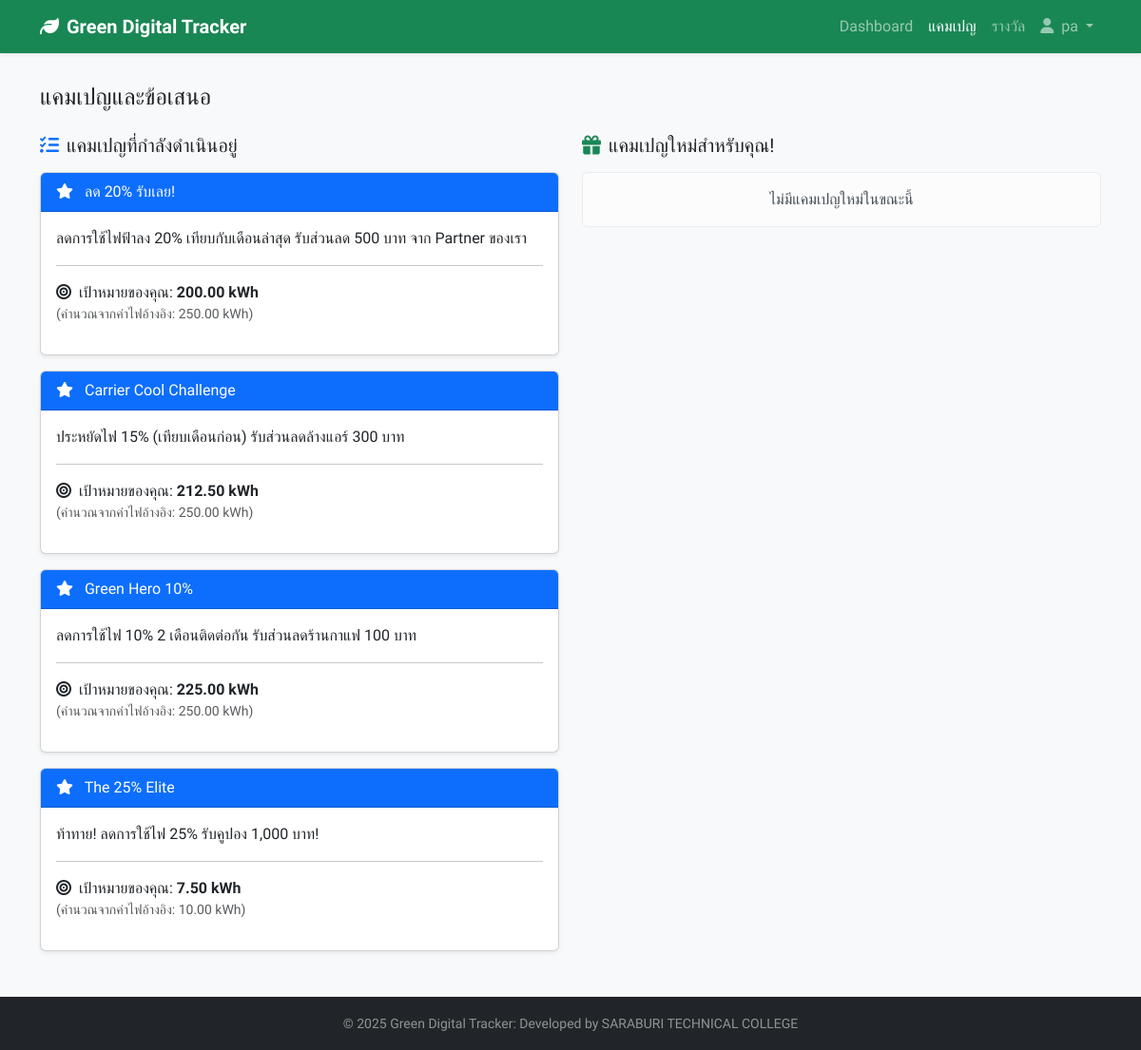
Page /campaigns.php (signed in) on the committed database.
### tables this page shows
CREATE TABLE `user_campaigns` (
  `uc_id` int(11) NOT NULL COMMENT 'ID อัตโนมัติ (Primary Key) ของการเข้าร่วม',
  `u_id` int(11) NOT NULL COMMENT 'ID ของผู้ใช้ (Foreign Key จากตาราง users)',
  `c_id` int(11) NOT NULL COMMENT 'ID ของแคมเปญ (Foreign Key จากตาราง campaigns)',
  `uc_baseline_kwh` decimal(10,2) NOT NULL COMMENT 'ค่าไฟอ้างอิง (Baseline) ณ วันที่กดรับ (เช่น 500 kWh)',
  `uc_target_kwh` decimal(10,2) NOT NULL COMMENT 'ค่าไฟเป้าหมายที่ต้องทำให้ได้ (เช่น 400 kWh)',
  `uc_status` enum('accepted','completed','failed') NOT NULL DEFAULT 'accepted' COMMENT 'สถานะปัจจุบัน (รับแล้ว, ทำสำเร็จ, ไม่สำเร็จ)',
  `uc_accepted_at` timestamp NOT NULL DEFAULT current_timestamp() COMMENT 'วันที่ผู้ใช้กดยอมรับแคมเปญ'
);

CREATE TABLE `campaigns` (
  `c_id` int(11) NOT NULL COMMENT 'ID อัตโนมัติ (Primary Key) ของแคมเปญ',
  `c_title` varchar(255) NOT NULL COMMENT 'ชื่อแคมเปญ เช่น "ลด 20% รับเลย!"',
  `c_description` text NOT NULL COMMENT 'คำอธิบายรายละเอียดของแคมเปญ',
  `c_partner_name` varchar(100) NOT NULL COMMENT 'ชื่อ Partner เจ้าของส่วนลด เช่น "Samsung"',
  `c_reward_value` int(11) NOT NULL COMMENT 'มูลค่ารางวัล/ส่วนลด เช่น 500 (บาท)',
  `c_reduction_target` decimal(5,2) NOT NULL COMMENT 'เป้าหมายการลด (เก็บเป็นทศนิยม) เช่น 0.20 (สำหรับ 20%)',
  `c_is_active` tinyint(1) NOT NULL DEFAULT 1 COMMENT 'สถานะแคมเปญ (TRUE=เปิดใช้งาน, FALSE=ปิดใช้งาน)',
  `c_expires_at` date DEFAULT NULL COMMENT 'วันที่แคมเปญหมดเขต (เที่ยงคืน)',
  `c_created_at` timestamp NOT NULL DEFAULT current_timestamp() COMMENT 'วันที่สร้างแคมเปญ (อัปเดตอัตโนมัติ)'
);

### campaigns.php (the view, shortened to what this page needs)
<?php
require_once 'db_connect.php';
$user_id = $_SESSION['u_id'];
$user_role = $_SESSION['u_role'];
$user_full_name = $_SESSION['u_full_name'] ?? $_SESSION['u_username'];
$available_campaigns = [];
$active_user_campaigns = [];
$sql_active_campaigns = "SELECT * FROM user_campaigns uc
                         JOIN campaigns c ON uc.c_id = c.c_id
                         WHERE uc.u_id = $user_id AND uc.uc_status = 'accepted'";
$active_campaigns_result = $conn->query($sql_active_campaigns);
while ($row = $active_campaigns_result->fetch_assoc()) {
    $active_user_campaigns[] = $row;
}
?>
<!DOCTYPE html>
<html lang="th">
<head>
    <link href="https://cdn.jsdelivr.net/npm/bootstrap@5.3.3/dist/css/bootstrap.min.css" rel="stylesheet">
    <link rel="stylesheet" href="https://cdnjs.cloudflare.com/ajax/libs/font-awesome/6.5.2/css/all.min.css" />
</head>
<body class="d-flex flex-column min-vh-100">
    <nav class="navbar navbar-expand-lg navbar-dark bg-success shadow-sm sticky-top">
        <div class="container">
            <a class="navbar-brand" href="dashboard.php">
                <i class="fas fa-leaf me-2"></i>Green Digital Tracker
            </a>
            <div class="collapse navbar-collapse" id="navbarNav">
                <ul class="navbar-nav ms-auto">
                    <?php if ($user_role === 'admin'): ?>
                        <li class="nav-item">
                            <a class="nav-link" href="dashboard.php">Dashboard (Admin)</a>
                        </li>
                        <li class="nav-item">
                            <a class="nav-link" href="manage_users.php">จัดการผู้ใช้</a>
                        </li>
                        <li class="nav-item">
                            <a class="nav-link" href="manage_content.php">จัดการเนื้อหา</a>
                        </li>
                    <?php else: ?>
                        <li class="nav-item">
                            <a class="nav-link" href="dashboard.php">Dashboard</a>
                        </li>
                        <li class="nav-item">
                            <a class="nav-link active" href="campaigns.php">แคมเปญ</a>
                        </li>
                         <li class="nav-item">
                            <a class="nav-link" href="rewards.php">รางวัล</a>
                        </li>
                    <?php endif; ?>
                    <li class="nav-item dropdown">
                        <a class="nav-link dropdown-toggle" href="#" id="navbarUserDropdown" role="button" data-bs-toggle="dropdown" aria-expanded="false">
                            <i class="fas fa-user me-1"></i> <?php echo htmlspecialchars($user_full_name); ?>
                        </a>
                    </li>
                </ul>
            </div>
        </div>
    </nav>
    <main class="main-content">
        <div class="container">
            <h2 class="h4 mb-4">แคมเปญและข้อเสนอ</h2>
            <div class="row g-4">
                <div class="col-lg-6">
                    <h4 class="h5 mb-3"><i class="fas fa-tasks me-2 text-primary"></i>แคมเปญที่กำลังดำเนินอยู่</h4>
                    <?php if (empty($active_user_campaigns)): ?>
                        <div class="alert alert-light text-center">คุณยังไม่มีแคมเปญที่กำลังทำอยู่</div>
                    <?php else: ?>
                        <?php foreach($active_user_campaigns as $active_campaign): ?>
                        <div class="card shadow-sm mb-3">
                            <div class="card-header bg-primary text-white">
                                <i class="fas fa-star me-2"></i>
                                <?php echo htmlspecialchars($active_campaign['c_title']); ?>
                            </div>
                            <div class="card-body">
                                <p><?php echo htmlspecialchars($active_campaign['c_description']); ?></p>
                                <hr>
                                <p class="mb-0">
                                    <i class="fas fa-bullseye me-1"></i>
                                    เป้าหมายของคุณ: <strong><?php echo number_format($active_campaign['uc_target_kwh'], 2); ?> kWh</strong>
                                </p>
                                <p class="text-muted small">
                                    (คำนวณจากค่าไฟอ้างอิง: <?php echo number_format($active_campaign['uc_baseline_kwh'], 2); ?> kWh)
                                </p>
                            </div>
                        </div>
                        <?php endforeach; ?>
                    <?php endif; ?>
                </div>
                <div class="col-lg-6">
                    <h4 class="h5 mb-3"><i class="fas fa-gift me-2 text-success"></i>แคมเปญใหม่สำหรับคุณ!</h4>
                     <?php if (empty($available_campaigns)): ?>
                        <div class="alert alert-light text-center">ไม่มีแคมเปญใหม่ในขณะนี้</div>
                    <?php endif; ?>
                </div>
            </div>
        </div>
    </main>
    <footer class="footer mt-auto py-3 bg-dark text-white-50">
        <div class="container text-center">
            <small>© 2025 Green Digital Tracker: Developed by SARABURI TECHNICAL COLLEGE</small>
        </div>
    </footer>
</body>
</html>

### campaigns.php (style rules this page uses)
body { font-family: 'Prompt', sans-serif; background-color: #f8f9fa; display: flex; flex-direction: column; min-height: 100vh; }
.navbar-brand { font-weight: 700; }
.main-content { flex-grow: 1; padding: 2rem 0; }

### rows in the picture
user_campaigns: c.c_title "ลด 20% รับเลย!", c.c_description "ลดการใช้ไฟฟ้าลง 20% เทียบกับเดือนล่าสุด รับส่วนลด 500 บาท จาก Partner ของเรา", uc_target_kwh "200.00", uc_baseline_kwh "250.00"
user_campaigns: c.c_title "Carrier Cool Challenge", c.c_description "ประหยัดไฟ 15% (เทียบเดือนก่อน) รับส่วนลดล้างแอร์ 300 บาท", uc_target_kwh "212.50", uc_baseline_kwh "250.00"
user_campaigns: c.c_title "Green Hero 10%", c.c_description "ลดการใช้ไฟ 10% 2 เดือนติดต่อกัน รับส่วนลดร้านกาแฟ 100 บาท", uc_target_kwh "225.00", uc_baseline_kwh "250.00"
user_campaigns: c.c_title "The 25% Elite", c.c_description "ท้าทาย! ลดการใช้ไฟ 25% รับคูปอง 1,000 บาท!", uc_target_kwh "7.50", uc_baseline_kwh "10.00"

### other values in the picture
$user_full_name "pa"
